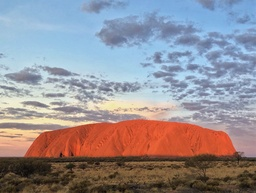
#> input picture images/uluru.jpeg, 256 x 193 px, shrunk from 1021 x 770 before the run
$ python myMain.py   (older library calls are emulated)
#> lines starting #> are read from the running program, lines starting #| are printed output that depends on the picture; long printed decimals are rounded
### ex1_utils.py
"""
        '########:'##::::'##::::'##:::
         ##.....::. ##::'##:::'####:::
         ##::::::::. ##'##::::.. ##:::
         ######:::::. ###::::::: ##:::
         ##...:::::: ## ##:::::: ##:::
         ##:::::::: ##:. ##::::: ##:::
         ########: ##:::. ##::'######:
        ........::..:::::..:::......::
"""
import sys
from typing import List
from cv2 import cv2 as cv
import numpy as np
from matplotlib import pyplot as plt
from cv2 import IMREAD_COLOR, IMREAD_GRAYSCALE

LOAD_GRAY_SCALE = 1
LOAD_RGB = 2
RGB2YIQ_mat = np.array([0.299, 0.587, 0.114, 0.596, -0.275, -0.321, 0.212, -0.523, 0.311]).reshape(3, 3)


def myID() -> np.int:
    """
    Return my ID (not the friend's ID I copied from)
    :return: int
    """
    return 312512619


def imReadAndConvert(filename: str, representation: int) -> np.ndarray:
    """
    Reads an image, and returns the image converted as requested
    :param filename: The path to the image
    :param representation: GRAY_SCALE or RGB
    :return: The image object
    """
    img = cv.imread(filename)
    if img is None:
        sys.exit("Could not read the image.")
    if representation == 1:
        img = cv.cvtColor(img, cv.COLOR_BGR2GRAY)
    elif representation == 2:
        img = cv.cvtColor(img, cv.COLOR_BGR2RGB)
    img = img.astype(np.float)
    norm_img = normalizeData(img)
    return norm_img


def imDisplay(filename: str, representation: int):
    """
    Reads an image as RGB or GRAY_SCALE and displays it
    :param filename: The path to the image
    :param representation: GRAY_SCALE or RGB
    :return: None
    """
    img = imReadAndConvert(filename, representation)
    # cv.imshow(filename, img)
    # cv.waitKey(0)
    if representation == 1:
        plt.imshow(img, cmap='gray')
        plt.show()
    else:
        plt.imshow(img)
        plt.show()


def transformRGB2YIQ(imgRGB: np.ndarray) -> np.ndarray:
    """
    Converts an RGB image to YIQ color space
    :param imgRGB: An Image in RGB
    :return: A YIQ in image color space
    """
    orig_shape = imgRGB.shape
    imgRGB = imgRGB.reshape(-1, 3)
    YIQ_img = imgRGB.dot(RGB2YIQ_mat).reshape(orig_shape)
    return YIQ_img


def transformYIQ2RGB(imgYIQ: np.ndarray) -> np.ndarray:
    """
    Converts an YIQ image to RGB color space
    :param imgYIQ: An Image in YIQ
    :return: A RGB in image color space
    """
    orig_shape = imgYIQ.shape
    imgYIQ = imgYIQ.reshape(-1, 3)
    YIQ2RGB_mat = np.linalg.inv(RGB2YIQ_mat)
    RGB_img = imgYIQ.dot(YIQ2RGB_mat).reshape(orig_shape)
    return RGB_img


def hsitogramEqualize(imgOrig: np.ndarray) -> (np.ndarray, np.ndarray, np.ndarray):
    """
            Equalizes the histogram of an image
            :param imgOrig: Original image
            :return: (imgEq,histOrg,histEQ)
            """
    isColored = False
    YIQimg = 0
    tmpMat = imgOrig
    if len(imgOrig.shape) == 3:  # it's RGB convert to YIQ and take the Y dimension
        YIQimg = transformRGB2YIQ(imgOrig)
        tmpMat = YIQimg[:, :, 0]
        isColored = True
    tmpMat = cv.normalize(tmpMat, None, 0, 255, cv.NORM_MINMAX)
    tmpMat = tmpMat.astype('uint8')
    histOrg = np.histogram(tmpMat.flatten(), bins=256)[0]  # original image histogram
    cumSum = np.cumsum(histOrg)  # image cumSum

    LUT = np.ceil((cumSum / cumSum.max()) * 255)  # calculate the LUT table
    imEqualized = tmpMat.copy()
    for i in range(256):  # give the right value for each pixel according to the LUT table
        imEqualized[tmpMat == i] = int(LUT[i])

    histEq = np.histogram(imEqualized.flatten().astype('uint8'), bins=256)[0]  # equalized image histogram

    imEqualized = imEqualized / 255
    if isColored:  # RGB img -> convert back to RGB color space
        YIQimg[:, :, 0] = imEqualized
        imEqualized = transformYIQ2RGB(YIQimg)

    return imEqualized, histOrg, histEq


def quantizeImage(imOrig: np.ndarray, nQuant: int, nIter: int) -> (List[np.ndarray], List[float]):
    """
        Quantized an image in to **nQuant** colors
        :param imOrig: The original image (RGB or Gray scale)
        :param nQuant: Number of colors to quantize the image to
        :param nIter: Number of optimization loops
        :return: (List[qImage_i],List[error_i])
    """
    # part 0 -> exporting the img RGB/Gray and normalize it.
    isColored = False
    YIQimg = 0
    tmpImg = imOrig
    if len(imOrig.shape) == 3:  # it's RGB convert to YIQ and take the Y dimension
        YIQimg = transformRGB2YIQ(imOrig)
        tmpImg = YIQimg[:, :, 0]
        isColored = True
    tmpImg = cv.normalize(tmpImg, None, 0, 255, cv.NORM_MINMAX).astype('uint8')
    Orig_copy = tmpImg.copy()

    # Part 1 -> create the first division of borders according to the histogram (goal: equal as possible).
    histOrg = np.histogram(tmpImg.flatten(), bins=256)[0]
    cumSum = np.cumsum(histOrg)
    each_slice = cumSum.max() / nQuant  # ultimate size for each slice
    # print(each_slice)
    # print(cumSum)
    slices = [0]
    curr_sum = 0
    curr_ind = 0
    for i in range(1, nQuant + 1):  # divide it to slices for the first time.
        while curr_sum < each_slice and curr_ind < 256:
            curr_sum += histOrg[curr_ind]
            curr_ind = curr_ind + 1
        if slices[-1] != curr_ind - 1:
            curr_ind = curr_ind - 1
        slices.append(curr_ind)
        curr_sum = 0

    slices.pop()
    slices.insert(nQuant, 255)
    # print(f'nQuant={nQuant}, slices={slices}, slices size={len(slices)}')
    # This is how the slices list should look like -> slices[size = @nQuant + 1] = [0, num2, num3,...., 255]

    # part 3 -> quantize the image.
    images_list = []  # The images list for each iteration
    MSE_list = []  # The MSE list for each iteration.
    for i in range(nIter):
        quantizeImg = np.zeros(tmpImg.shape)
        Qi = []  # Intensity average list.
        # part 3.1 -> calculate the intensity average value for each slice
        for j in range(1, nQuant + 1):
            # print(f'j={j}, nQuant={nQuant}, slices={slices}, slices size={len(slices)}')
            try:
                Si = np.array(range(slices[j-1], slices[j]))  # Which intensities levels is within the range of this slice
                Pi = histOrg[slices[j-1]:slices[j]]  # How many times those intensities levels appears in the image.
                avg = int((Si * Pi).sum() / Pi.sum())  # The intensity level that is the average of this slice
                Qi.append(avg)
            except RuntimeWarning:
                Qi.append(0)
            except ValueError:
                Qi.append(0)

        # part 3.2 -> update the @quantizeImg according to the @Qi average values.
        for k in range(nQuant):
            quantizeImg[tmpImg > slices[k]] = Qi[k]

        slices.clear()
        # part 3.3 -> update the slices according to the @Qi values -> slices[k] = average of the Qi[left] and Qi[right]
        for k in range(1, nQuant):
            slices.append(int((Qi[k - 1] + Qi[k]) / 2))

        slices.insert(0, 0)
        slices.insert(nQuant, 255)

        # part 3.4 -> add MSE and check if done.
        MSE_list.append((np.sqrt((Orig_copy*255 - quantizeImg) ** 2)).mean())
        tmpImg = quantizeImg
        images_list.append(quantizeImg / 255)
        if checkMSE(MSE_list, nIter):  # check whether the last 5 MSE values were not changed if so -> break.
            break

    # part 4 -> if @imOrig was in RGB color space convert it back.
    if isColored:
        for i in range(len(MSE_list)):
            YIQimg[:, :, 0] = images_list[i]
            images_list[i] = transformYIQ2RGB(YIQimg)

    return images_list, MSE_list


def normalizeData(data):
    return (data - np.min(data)) / (np.max(data) - np.min(data))


# This function checks if the last 5 values of the @MSE_list is the same -> if so returns true.
def checkMSE(MSE_list: List[float], nIter: int) -> bool:
    if len(MSE_list) > nIter / 10:
        for i in range(2, int(nIter / 10) + 1):
            if MSE_list[-1] != MSE_list[-i]:
                return False
    else:
        return False
    return True

### gamma.py
"""
        '########:'##::::'##::::'##:::
         ##.....::. ##::'##:::'####:::
         ##::::::::. ##'##::::.. ##:::
         ######:::::. ###::::::: ##:::
         ##...:::::: ## ##:::::: ##:::
         ##:::::::: ##:. ##::::: ##:::
         ########: ##:::. ##::'######:
        ........::..:::::..:::......::
"""
from cv2 import cv2 as cv
import numpy as np
title_window = 'Gamma Correction'
gamma_slider_max_val = 200
max_pix = 255
isColor = False
img = 0


def on_trackbar(val: int):
    gamma = float(val) / 100
    invGamma = 1000 if gamma == 0 else 1.0 / gamma
    gammaTable = np.array([((i / float(max_pix)) ** invGamma) * max_pix
                           for i in np.arange(0, max_pix + 1)]).astype("uint8")
    img_ = cv.LUT(img, gammaTable)

    cv.imshow(title_window, img_)


def gammaDisplay(img_path: str, rep: int):
    """
    GUI for gamma correction
    :param img_path: Path to the image
    :param rep: grayscale(1) or RGB(2)
    :return: None
    """
    global img
    if rep == 1:  # Gray img
        img = cv.imread(img_path, 2)
    else:  # RGB img
        img = cv.imread(img_path, 1)

    cv.namedWindow(title_window)
    trackbar_name = 'Gamma:'
    cv.createTrackbar(trackbar_name, title_window, 100, gamma_slider_max_val, on_trackbar)
    # Show the trackbar
    on_trackbar(100)  # Start when the img is multiply by gamma = 1 == 100 a.k.a. the original img.
    # Wait until user press some key
    cv.waitKey(0)
    cv.destroyAllWindows()
    cv.waitKey(1)


def main():
    gammaDisplay('images/bac_con.png', 1)


# [2 lines that do not run on import are left out]

### myMain.py
from matplotlib import rcParams

from ex1_utils import *
from gamma import gammaDisplay
import numpy as np
import matplotlib.pyplot as plt
from cv2 import cv2 as cv

import time


def histEqDemo(img_path: str, rep: int):
    img = imReadAndConvert(img_path, rep)
    imgeq, histOrg, histEq = hsitogramEqualize(img)

    # Display cumsum
    cumsum = np.cumsum(histOrg)
    cumsumEq = np.cumsum(histEq)
    plt.gray()

    plt.subplot(2, 2, 1, frameon=False)
    plt.tick_params('x', labelbottom=False)
    plt.tick_params('y', labelbottom=False)
    plt.imshow(img)
    plt.title("Before")

    plt.subplot(2, 2, 2, frameon=False)
    plt.tick_params('x', labelbottom=False)
    plt.tick_params('y', labelbottom=False)
    plt.imshow(imgeq)
    plt.title("After")

    plt.subplot(2, 2, (3, 4))
    plt.plot(range(256), cumsum, 'r', label='Original')
    plt.plot(range(256), cumsumEq, 'g', label='Equalized')
    plt.xlabel("Intensity level", fontsize=15)
    plt.ylabel("Probability", fontsize=15)
    plt.legend(loc='lower right', fontsize='11')

    title = "Histogram Equalization"
    plt.suptitle(title, fontsize=19)
    plt.show()


def quantDemo(img_path: str, rep: int):
    img = imReadAndConvert(img_path, rep)
    st = time.time()
    num2quant = 3
    num_of_max_iter = 20
    img_lst, err_lst = quantizeImage(img, num2quant, num_of_max_iter)

    print("Time:%.2f" % (time.time() - st))
    print("Error 0:\t %.6f" % err_lst[0])
    print("Error last:\t %.6f" % err_lst[-1])
    print()
    i = err_lst.index(min(err_lst))
    print(f'Best index of MSE list: {i}, length of the list: {len(err_lst)}')
    print("MSE list:")
    print(err_lst)
    print()
    plt.gray()

    ax1 = plt.subplot(2, 2, 1, frameon=False)
    plt.tick_params('x', labelbottom=False)
    plt.tick_params('y', labelbottom=False)
    plt.imshow(img)
    plt.title("Original image")

    ax2 = plt.subplot(2, 2, 2, frameon=False)
    plt.tick_params('x', labelbottom=False)
    plt.tick_params('y', labelbottom=False)
    plt.imshow(img_lst[0])
    plt.title("First iteration")

    ax3 = plt.subplot(2, 2, 3, frameon=False)
    plt.tick_params('x', labelbottom=False)
    plt.tick_params('y', labelbottom=False)
    plt.imshow(img_lst[-1])
    plt.title("Last iteration")

    plt.subplot(2, 2, 4)
    plt.plot(err_lst, 'r')
    plt.title("MSE - Graph")

    title = f'Quantize image from 256 to: {num2quant}, Max iterations: {num_of_max_iter}, actual: {len(err_lst)}\n'
    plt.suptitle(title, fontsize=14, color='b')
    plt.show()

    i = 0
    colors = [2, 4, 8, 16, 32]
    fig, axs = plt.subplots(2, 3, figsize=(7, 4), constrained_layout=True, sharex='all', sharey='all')
    plt.gray()
    fontdict = {'fontsize': 12,
                'fontweight': 4}
    for ax in axs.flat:
        if i == len(colors):
            ax.imshow(img)
            ax.set_title("Original image", fontdict=fontdict)
        else:
            q, err = quantizeImage(img, colors[i], 100)
            ax.imshow(q[i])
            ax.set_title("Quantization of %d" % colors[i], fontdict=fontdict)
            i += 1
    plt.show()


def main():
    print("ID:", myID())
    img_path = 'images/uluru.jpeg'

    # Basic read and display
    imDisplay(img_path, LOAD_GRAY_SCALE)
#> in imReadAndConvert, img is the input picture: shape (193, 256, 3); mean B, G, R 149, 143.5, 149.6
    imDisplay(img_path, LOAD_RGB)

    # Convert Color spaces
    rgb_img = imReadAndConvert(img_path, LOAD_RGB)
    gray_img = imReadAndConvert(img_path, LOAD_GRAY_SCALE)
    yiq_img = transformRGB2YIQ(rgb_img)
#> in transformRGB2YIQ, `YIQ_img = imgRGB.dot(RGB2YIQ_mat).reshape(orig_shape)`:
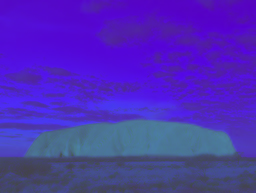
#> YIQ_img: shape (193, 256, 3) float64; mean of channels 0, 1, 2 0.635, -0.116, 0.0679; drawn with min black and max white
    i = 0
    images = [gray_img, rgb_img, yiq_img]
    spaces = ['Gray', 'RGB', 'YIQ']
    fig, axs = plt.subplots(1, 3, figsize=(7, 3), constrained_layout=True, sharex='all', sharey='all')
    plt.gray()
    fontdict = {'fontsize': 12,
                'fontweight': 4}
    for ax in axs.flat:
        ax.imshow(images[i])
        ax.set_title(f'{spaces[i]} Color Space', fontdict=fontdict)
        i += 1
#> after the loop, i = 3
    title = f'Same image in several color spaces'
    plt.suptitle(title, fontsize=18, fontweight=6)
    # plt.show()

    # # Image histEq
    histEqDemo(img_path, LOAD_GRAY_SCALE)
#> in hsitogramEqualize, `histOrg = np.histogram(tmpMat.flatten(), bins=256)[0]`: histOrg = 256 values, max 659 at index 195, min 0 at index 14, mean 193
#> in hsitogramEqualize, `cumSum = np.cumsum(histOrg)`: cumSum = 256 values from 2 to 49408
#> in hsitogramEqualize, `LUT = np.ceil((cumSum / cumSum.max()) * 255)`: LUT = 256 values from 1 to 255
#> after the loop in hsitogramEqualize, `for i in range(256):`:
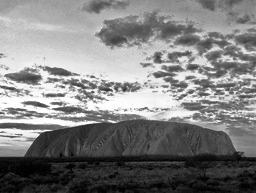
#> imEqualized: shape (193, 256); min 1, max 255, mean 128.8
#> in hsitogramEqualize, `histEq = np.histogram(imEqualized.flatten().astype('uint8'), bins=256)..`: histEq = 256 values, max 659 at index 202, min 0 at index 61, mean 193
#> in histEqDemo, `cumsum = np.cumsum(histOrg)`: cumsum = 256 values from 2 to 49408
#> in histEqDemo, `cumsumEq = np.cumsum(histEq)`: cumsumEq = 256 values from 175 to 49408
    histEqDemo(img_path, LOAD_RGB)

    # Image Quantization
    quantDemo(img_path, LOAD_GRAY_SCALE)
#> in quantizeImage, `cumSum = np.cumsum(histOrg)`: cumSum = 256 values from 2 to 49408
#> in quantizeImage, `each_slice = cumSum.max() / nQuant`: each_slice = 16469.3
#> after the loop in quantizeImage, `for i in range(1, nQuant + 1):`: curr_ind = 242; slices = [0, 130, 181, 242]
#> after the loop in quantizeImage, `for i in range(nIter):`: MSE_list = [99.57, 100.6, 100.7, 100.1, 99.44, 98.81, 98.15, 97.5, 97.51, 97.19, 96.86, 96.86]; images_list = 12 items; slices = [0, 92, 161, 255]
#> in quantDemo, `img_lst, err_lst = quantizeImage(img, num2quant, num_of_max_iter)`: img_lst = 12 items; err_lst has the same summary as MSE_list in quantizeImage
#| Error 0:	 99.573
#| Error last:	 96.862
#> in quantDemo, `i = err_lst.index(min(err_lst))`: i = 10
#| Best index of MSE list: 10, length of the list: 12
#| [99.573, 100.638, 100.700, 100.074, 99.442, 98.806, 98.155, 97.503, 97.513, 97.190, 96.862, 96.862]
#> the loop in quantDemo, `for ax in axs.flat:` made 6 passes
#> each_slice in quantizeImage on passes 1 to 5: 24704, 12352, 6176, 3088, 1544
#> after the loop in quantDemo, `for ax in axs.flat:`: i = 5
    quantDemo(img_path, LOAD_RGB)
#> call 2 of quantDemo, with img_path = 'images/uluru.jpeg', rep = 2
#> in quantizeImage (call 7), `histOrg = np.histogram(tmpImg.flatten(), bins=256)[0]`: histOrg = 256 values, max 581 at index 198, min 0 at index 127, mean 193
#> in quantizeImage (call 7), `each_slice = cumSum.max() / nQuant`: each_slice = 16469.3
#> after the loop in quantizeImage (call 7), `for i in range(1, nQuant + 1):`: curr_ind = 242; slices = [0, 132, 187, 242]
#> after the loop in quantizeImage (call 7), `for i in range(nIter):`:
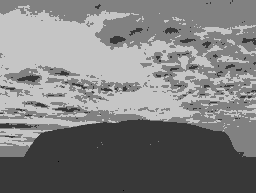
#> quantizeImg: shape (193, 256) float64; min 0, max 197, mean 126.3
#> after the loop in quantizeImage (call 7), `for i in range(nIter):`: MSE_list = [106.6, 106.3, 105, 104, 103.3, 102.7, 102, 101.4, 101, 101, 100.7, 100.7, 100.4, 100.4, 100.4]; images_list = 15 items; slices = [0, 92, 163, 255]
#> the loop in quantizeImage (call 7), `for i in range(len(MSE_list)):` made 15 passes
#> after the loop in quantizeImage (call 7), `for i in range(len(MSE_list)):`:
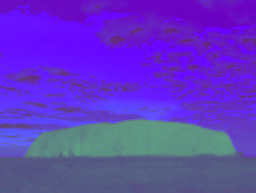
#> YIQimg: shape (193, 256, 3) float64; mean of channels 0, 1, 2 0.495, -0.116, 0.0679; drawn with min black and max white
#> in quantDemo (call 2), `img_lst, err_lst = quantizeImage(img, num2quant, num_of_max_iter)`: img_lst = 15 items; err_lst has the same summary as MSE_list in quantizeImage
#| Error 0:	 106.622
#| Error last:	 100.389
#> in quantDemo (call 2), `i = err_lst.index(min(err_lst))`: i = 12
#| Best index of MSE list: 12, length of the list: 15
#| [106.622, 106.303, 104.983, 104.001, 103.343, 102.685, 102.026, 101.367, 101.045, 101.047, 100.724, 100.725, 100.387, 100.389, 100.389]
#> in quantDemo (call 2), `plt.show()`:
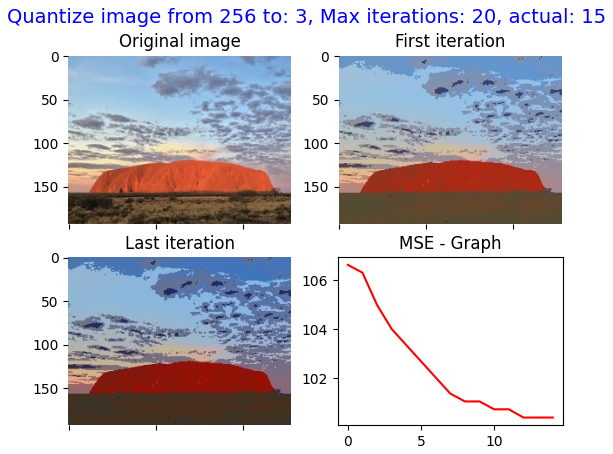
#> figure drawn by matplotlib, 4 panels; panel 4: curve peaks at x = 0, y = 106.6
#> the loop in quantDemo (call 2), `for ax in axs.flat:` made 6 passes
#> pass 1, in transformYIQ2RGB (call 17), `RGB_img = imgYIQ.dot(YIQ2RGB_mat).reshape(orig_shape)`:
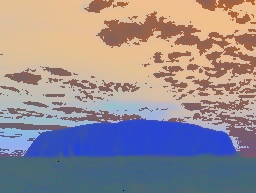
#> RGB_img: shape (193, 256, 3) float64; mean of channels 0, 1, 2 0.538, 0.517, 0.555; drawn with min black and max white
#> after the loop in quantDemo (call 2), `for ax in axs.flat:`: i = 5
#> in quantDemo (call 2), `plt.show()`:
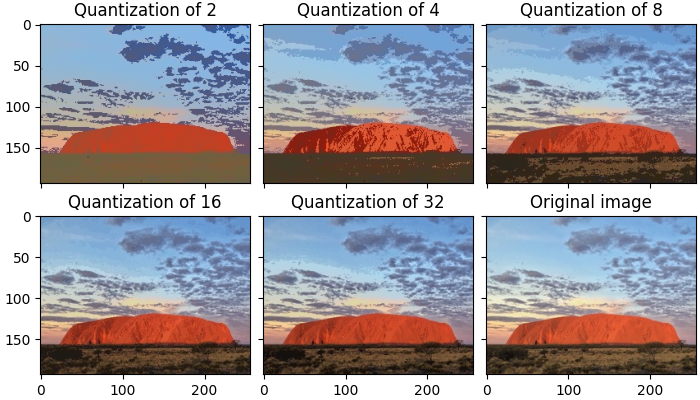
#> figure drawn by matplotlib, 6 panels

    # Gamma
    gammaDisplay(img_path, LOAD_GRAY_SCALE)
#> in on_trackbar, `gammaTable = np.array([((i / float(max_pix)) ** invGamma) * max_pix fo..`: gammaTable = 256 values from 0 to 255


if __name__ == '__main__':
    main()

$ run again, with images/fog.jpeg copied over images/uluru.jpeg
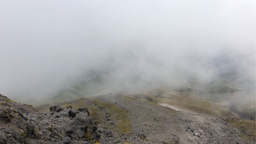
#> input picture images/fog.jpeg, 256 x 144 px, shrunk from 2365 x 1330 before the run
#> in imReadAndConvert, img is the input picture: shape (144, 256, 3); mean B, G, R 163.2, 162.4, 162.4
#> after the loop in main, `for ax in axs.flat:`: i = 3
#> in hsitogramEqualize, `histOrg = np.histogram(tmpMat.flatten(), bins=256)[0]`: histOrg = 256 values, max 571 at index 219, min 0 at index 1, mean 144
#> in hsitogramEqualize, `cumSum = np.cumsum(histOrg)`: cumSum = 256 values from 1 to 36864
#> LUT = 256 values from 1 to 255
#> in hsitogramEqualize, `histEq = np.histogram(imEqualized.flatten().astype('uint8'), bins=256)..`: histEq = 256 values, max 571 at index 209, min 0 at index 26, mean 144
#> cumsum = 256 values from 1 to 36864
#> cumsumEq = 256 values from 140 to 36864
#> in quantizeImage, `cumSum = np.cumsum(histOrg)`: cumSum = 256 values from 1 to 36864
#> each_slice = 12288
#> after the loop in quantizeImage, `for i in range(1, nQuant + 1):`: curr_ind = 248; slices = [0, 133, 201, 248]
#> after the loop in quantizeImage, `for i in range(nIter):`: MSE_list = [117.6, 115.9, 114.9, 114.3, 113.3, 112.6, 111.6, 110.6, 110.3, 110.3]; images_list = 10 items; slices = [0, 120, 184, 255]
#> img_lst = 10 items; err_lst has the same summary as MSE_list in quantizeImage
#| Error 0:	 117.577
#| Error last:	 110.274
#> in quantDemo, `i = err_lst.index(min(err_lst))`: i = 8
#| Best index of MSE list: 8, length of the list: 10
#| [117.577, 115.914, 114.919, 114.257, 113.259, 112.597, 111.602, 110.607, 110.274, 110.274]
#> the loop in quantDemo, `for ax in axs.flat:` made 6 passes
#> each_slice in quantizeImage on passes 1 to 5: 18432, 9216, 4608, 2304, 1152
#> after the loop in quantDemo, `for ax in axs.flat:`: i = 5
#> in quantizeImage (call 7), `histOrg = np.histogram(tmpImg.flatten(), bins=256)[0]`: histOrg = 256 values, max 555 at index 220, min 0 at index 127, mean 144
#> each_slice = 12288
#> after the loop in quantizeImage (call 7), `for i in range(1, nQuant + 1):`: curr_ind = 247; slices = [0, 133, 202, 247]
#> after the loop in quantizeImage (call 7), `for i in range(nIter):`: MSE_list = [118.7, 116.7, 115.4, 114.7, 113.7, 113.4, 112.7, 112.7, 111.7, 111.4, 110.7, 110.7, 110.4, 110.4]; images_list = 14 items; slices = [0, 119, 183, 255]
#> the loop in quantizeImage (call 7), `for i in range(len(MSE_list)):` made 14 passes
#> after the loop in quantizeImage (call 7), `for i in range(len(MSE_list)):`:
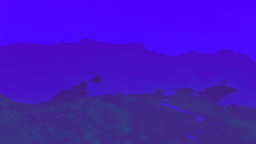
#> YIQimg: shape (144, 256, 3) float64; mean of channels 0, 1, 2 0.589, -0.136, 0.067; drawn with min black and max white
#| Error 0:	 118.671
#| Error last:	 110.374
#| Best index of MSE list: 12, length of the list: 14
#| [118.671, 116.676, 115.352, 114.692, 113.694, 113.362, 112.699, 112.701, 111.704, 111.369, 110.706, 110.709, 110.374, 110.374]
#> the loop in quantDemo (call 2), `for ax in axs.flat:` made 6 passes
#> pass 1, in transformYIQ2RGB (call 16), `RGB_img = imgYIQ.dot(YIQ2RGB_mat).reshape(orig_shape)`:
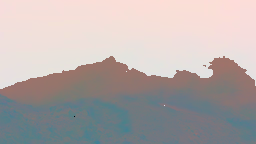
#> RGB_img: shape (144, 256, 3) float64; mean of channels 0, 1, 2 0.567, 0.569, 0.596; drawn with min black and max white
#> gammaTable = 256 values from 0 to 255
